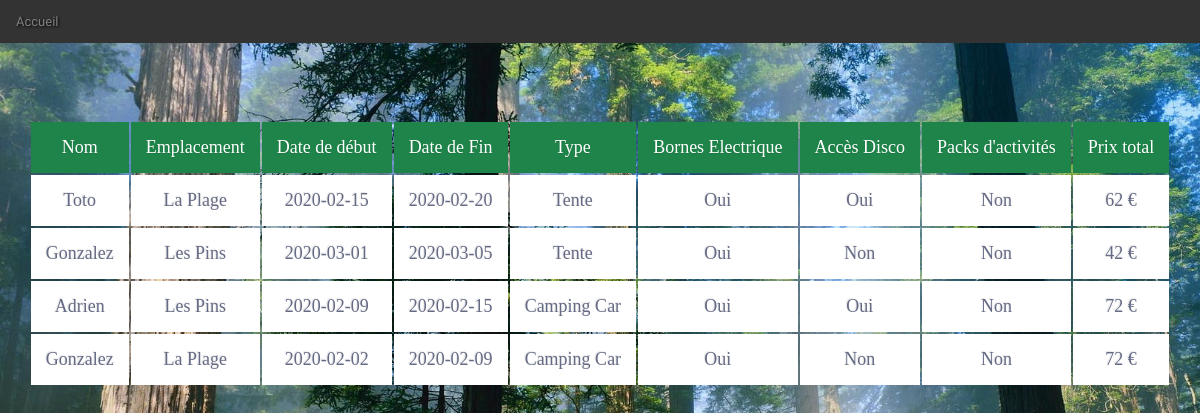
/sources/profil.php (signed in), run on an earlier commit of the app's database.
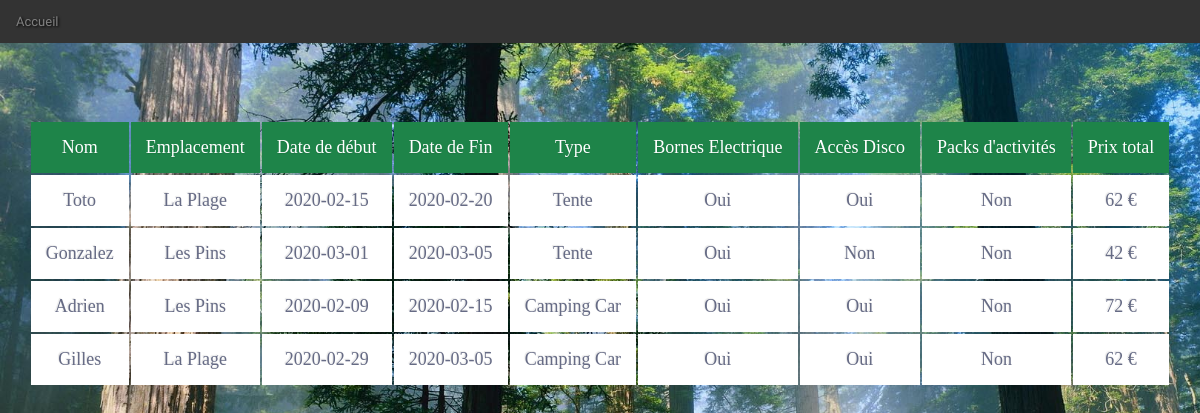
And on a later commit of the database.
### tables this page shows
CREATE TABLE IF NOT EXISTS `reservations` (
  `id` int(11) NOT NULL AUTO_INCREMENT,
  `date_debut` date NOT NULL,
  `date_fin` date NOT NULL,
  `type` int(11) NOT NULL,
  `Bornes` tinyint(1) NOT NULL,
  `Disco` tinyint(1) NOT NULL,
  `Packs Activités` tinyint(1) NOT NULL,
  `id_emplacements` int(11) NOT NULL,
  `Nom` varchar(20) NOT NULL,
  `utilisateur` varchar(20) NOT NULL,
  PRIMARY KEY (`id`)
);

### sources/profil.php (the view, shortened to what this page needs)
<html>
<head>
	<link href="camping.css" rel="stylesheet">
</head>
<body class="profil">
<header>
	<ul>
		<li><a href="../index.php">Accueil</a></li>
	</ul>
</header>
<?php
$user=$_SESSION['login'];
$base=mysqli_connect("localhost", "root", "", "camping");
mysqli_set_charset($base, "utf8");
$reqadmin="SELECT grade FROM utilisateurs where login='$user'";
$resultadmin=mysqli_query($base, $reqadmin);
$admin=mysqli_fetch_array($resultadmin);
if($admin['grade']=="admin")
{
	$reqreserv="SELECT *FROM reservations";
	$reqdates="SELECT date_debut, date_fin FROM reservations ";
	$dates=mysqli_query($base, $reqdates);
	$mesdates=mysqli_fetch_all($dates);
}
else
{
$reqreserv="SELECT *FROM reservations where utilisateur='$user'";
$reqdates="SELECT date_debut, date_fin FROM reservations where utilisateur='$user'";
$dates=mysqli_query($base, $reqdates);
$mesdates=mysqli_fetch_all($dates);
}
$reserv=mysqli_query($base, $reqreserv);
$existbdd=mysqli_num_rows($reserv);
if($existbdd > 0)
{
?>
<div class="mesreserv">
	<table>
		<tr>
			<th>Nom</th>
			<th>Emplacement</th>
			<th>Date de début</th>
			<th>Date de Fin</th>
			<th>Type</th>
			<th>Bornes Electrique</th>
			<th>Accès Disco</th>
			<th>Packs d'activités</th>
			<th>Prix total</th>
		</tr>
<?php
$j=0;
while($mareserv=mysqli_fetch_array($reserv))
{
echo '<tr>';
switch ($mareserv['id_emplacements']){
		case 1:
		$mareserv['id_emplacements']="La Plage";
		break;
		case 2:
		$mareserv['id_emplacements']="Les Pins";
		break;
		case 3:
		$mareserv['id_emplacements']="Les Pins";
		break;
}
switch ($mareserv['type']){
		case 1:
		$mareserv['type']="Tente";
		break;
		case 2:
		$mareserv['type']="Camping Car";
		break;
}
if($mareserv['Bornes']==1)
{
	$mareserv['Bornes']="Oui";
}
else
{
	$mareserv['Bornes']="Non";
}
if($mareserv['Disco']==1)
{
	$mareserv['Disco']="Oui";
}
else
{
	$mareserv['Disco']="Non";
}
if($mareserv['Packs Activités']==1)
{
	$reqprix3="SELECT prix FROM tarifs where nom='Packs Activités'";
	$prix3=mysqli_query($base, $reqprix3);
	$monprix3=mysqli_fetch_array($prix3);
	array_push($_SESSION['prix'], $monprix3['prix']);
	$mareserv['Packs Activités']="Oui";
}
else
{
	$mareserv['Packs Activités']="Non";
}
echo '<td>';
echo $mareserv['Nom'];
echo '</td>';
echo '<td>';
echo $mareserv['id_emplacements'];
echo '</td>';
echo '<td>';
echo $mareserv['date_debut'];
echo '</td>';
echo '<td>';
echo $mareserv['date_fin'];
echo '</td>';
echo '<td>';
echo $mareserv['type'];
echo '</td>';
echo '<td>';
echo $mareserv['Bornes'];
echo '</td>';
echo '<td>';
echo $mareserv['Disco'];
echo '</td>';
echo '<td>';
echo $mareserv['Packs Activités'];
echo '</td>';
$debut=date_create($mesdates[$j][0]);
$fin=date_create($mesdates[$j][1]);
$calcul=date_timestamp_get($fin) - date_timestamp_get($debut);
$nbrjour=$calcul / 86400;
$a=$nbrjour*10;
for($i=0; $i < sizeof($_SESSION['prix']); $i++)
{
$a=$a+$_SESSION['prix'][$i];
}
echo '<td>';
echo $a.' €';
echo '</td>';
echo '</tr>';
$j=$j+1;
}
}
else
{
	echo "Aucune réservation effectuée";
}
?>
	</table>
</div>
</body>

### sources/camping.css (style rules this page uses)
* { padding:0; margin:0; scroll-behavior: smooth; }
.profil { background-image:url(../img/profil.jpg); background-size:cover; }
::placeholder { color: rgba(255, 255, 255, 0.5); }
ul { width:100%; list-style-type: none; margin: 0; padding: 0; overflow: hidden; background-color: #333; text-shadow: black 0.1em 0.1em 0.2em; font-family: 'Oxygen', sans-serif; display:flex; justify-content:space-between; font-size:13px; }
li { float: right; }
li a, .dropbtn { display: inline-block; color: white; text-align: center; padding: 14px 16px; text-decoration: none; }
::placeholder { color:grey; }
.administration ul, .profil ul { position:absolute; top:0; }
.mesreserv { width:100%; display:flex; justify-content:center; margin-top:10%; }
.mesreserv table { text-align:center; }
.mesreserv th { color:white; background:#1E8449 ; font-size:18px; font-weight: 100; padding:15px; text-align:center; text-shadow: 0 1px 1px rgba(0, 0, 0, 0.1); }
.mesreserv tr { color:#666B85; font-size:14px; font-weight:normal; text-shadow: 0 1px 1px rgba(256, 256, 256, 0.1); font-weight:700; }
.mesreserv td { background:#FFFFFF; padding:15px; text-align:center; vertical-align:middle; font-weight:300; font-size:18px; text-shadow: -1px -1px 1px rgba(0, 0, 0, 0.1); }

What changed in the data, as far as the page shows it:
removed reservations: Nom "Gonzalez", id_emplacements "La Plage", date_debut "2020-02-02", date_fin "2020-02-09", type "Camping Car", Bornes "Oui", Disco "Non", Packs "Non", a "72"
added reservations: Nom "Gilles", id_emplacements "La Plage", date_debut "2020-02-29", date_fin "2020-03-05", type "Camping Car", Bornes "Oui", Disco "Oui", Packs "Non", a "62"
